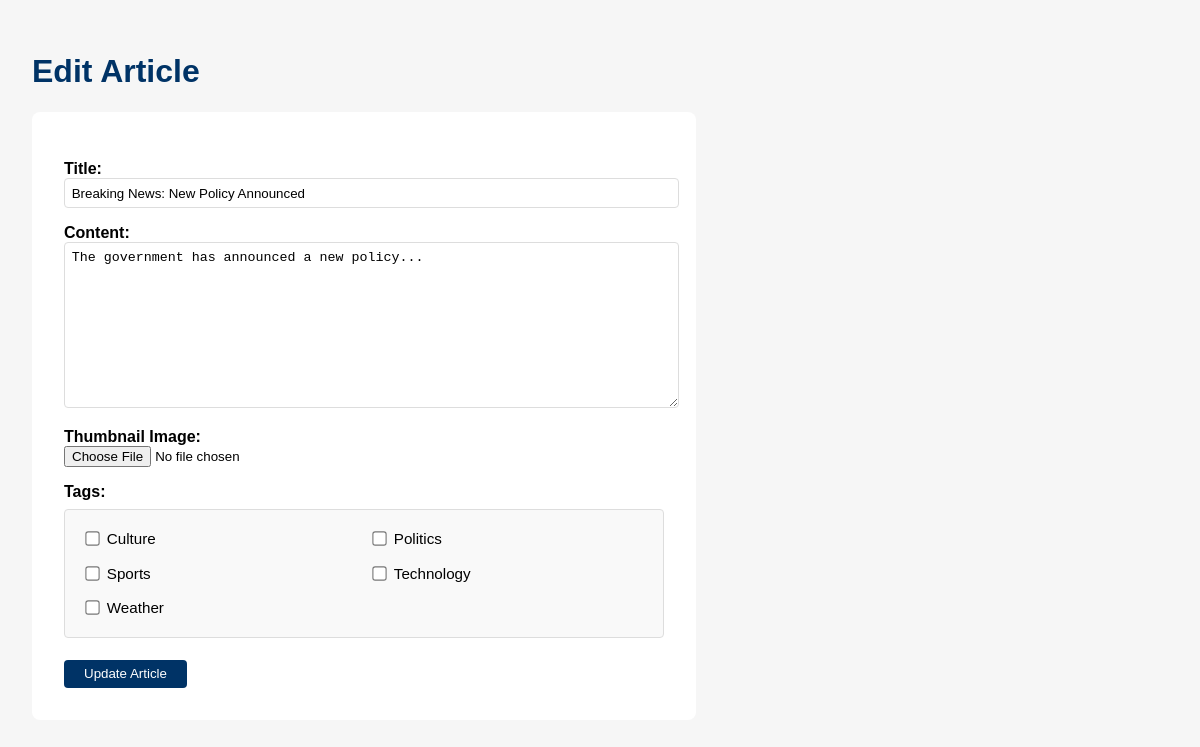
/admin/articles/edit.php?id=1 (signed in), run on the app's committed database.
### tables this page shows
CREATE TABLE `articles` (
  `id` int(11) NOT NULL,
  `title` varchar(255) NOT NULL,
  `content` text NOT NULL,
  `created_at` datetime NOT NULL DEFAULT current_timestamp(),
  `image_path` varchar(255) DEFAULT NULL
);

CREATE TABLE `tags` (
  `id` int(11) NOT NULL,
  `name` varchar(100) NOT NULL
);

### admin/articles/edit.php (the view, shortened to what this page needs)
<?php
require_once '../../includes/auth.php';
$title = '';
$content = '';
$tags = [];
$article_id = $_GET['id'] ?? null;
if ($article_id) {
    $stmt = $pdo->prepare("SELECT * FROM articles WHERE id = :id");
    $stmt->execute(['id' => $article_id]);
    $article = $stmt->fetch();
    if ($article) {
        $title = $article['title'];
        $content = $article['content'];
        $stmt = $pdo->prepare("SELECT tags.name FROM article_tags JOIN tags ON article_tags.tag_id = tags.id WHERE article_tags.article_id = :article_id");
        $stmt->execute(['article_id' => $article_id]);
        $tags = $stmt->fetchAll(PDO::FETCH_COLUMN);
    } else {
        header('Location: index.php');
        exit;
    }
}
?>
<!DOCTYPE html>
<html lang="en">
<head>
</head>
<body>
    <h1>Edit Article</h1>
    <form action="" method="post" enctype="multipart/form-data">
        <label for="title">Title:</label>
        <input type="text" name="title" id="title" value="<?php echo htmlspecialchars($title); ?>" required>
        <label for="content">Content:</label>
        <textarea name="content" id="content" required><?php echo htmlspecialchars($content); ?></textarea>
        <label for="image">Thumbnail Image:</label>
        <input type="file" name="image" id="image">
        <label for="tags">Tags:</label>
        <div class="tags-container">
            <?php
            $stmt = $pdo->query("SELECT * FROM tags");
            $allTags = $stmt->fetchAll(PDO::FETCH_ASSOC);
            if (!empty($allTags)):
                foreach ($allTags as $tag):
                    $checked = in_array($tag['id'], $tags) ? 'checked' : '';
            ?>
                    <div class="tag-checkbox">
                        <input type="checkbox"
                               name="tags[]"
                               value="<?php echo $tag['id']; ?>"
                               id="tag_<?php echo $tag['id']; ?>"
                               <?php echo $checked; ?>>
                        <label for="tag_<?php echo $tag['id']; ?>"><?php echo htmlspecialchars($tag['name']); ?></label>
                    </div>
            <?php
                endforeach;
            else:
            ?>
                <p class="no-tags">No tags available.</p>
            <?php endif; ?>
        </div>
        <button type="submit">Update Article</button>
    </form>
</body>
</html>

### admin/articles/edit.php (style rules this page uses)
body { font-family: Arial, sans-serif; background: #f6f6f6; margin: 0; padding: 2em; }
h1 { color: #003366; }
form { max-width: 600px; background: #fff; padding: 2em; border-radius: 8px; }
label { display: block; margin-top: 1em; font-weight: bold; }
input[type="text"], textarea { width: 100%; padding: 0.5em; border: 1px solid #ddd; border-radius: 4px; }
textarea { height: 150px; resize: vertical; }
button { margin-top: 1em; padding: 0.5em 1.5em; background: #003366; color: #fff; border: none; border-radius: 4px; cursor: pointer; }
.tags-container { display: grid; grid-template-columns: repeat(auto-fit, minmax(200px, 1fr)); gap: 0.5em; margin: 0.5em 0; padding: 1em; background: #f9f9f9; border-radius: 4px; border: 1px solid #ddd; }
.tag-checkbox { display: flex; align-items: center; gap: 0.5em; padding: 0.3em; border-radius: 3px; transition: background-color 0.2s; }
.tag-checkbox input[type="checkbox"] { margin: 0; transform: scale(1.1); }
.tag-checkbox label { margin: 0; cursor: pointer; font-weight: normal; font-size: 0.95em; }

### data on the page
articles: title "Breaking News: New Policy Announced", content "The government has announced a new policy..."
tags: name "Culture"
tags: name "Politics"
tags: name "Sports"
tags: name "Technology"
tags: name "Weather"
